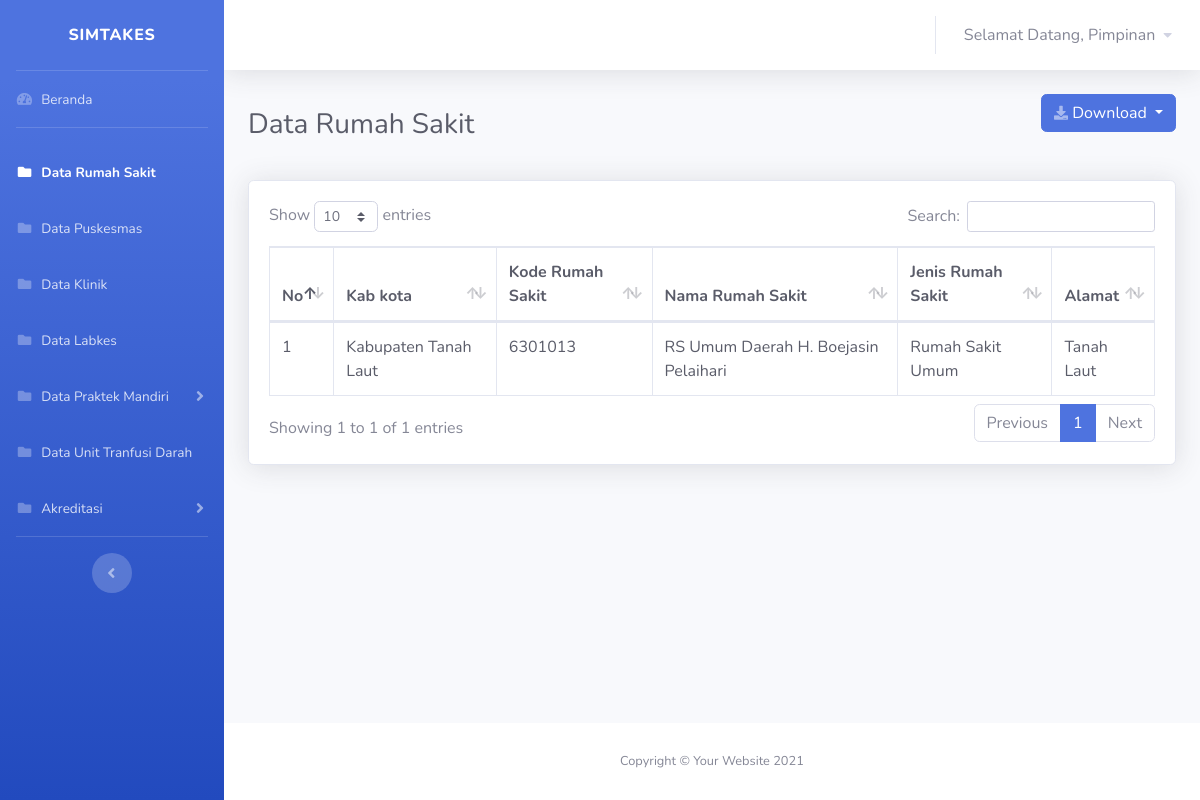
Page /views/pimpinan/rumahsakit/rumahsakit.php (signed in) on the committed database.
### tables this page shows
CREATE TABLE `user` (
  `id_user` int(11) NOT NULL,
  `username` varchar(30) NOT NULL,
  `nama` varchar(100) NOT NULL,
  `password` varchar(30) NOT NULL,
  `id_role` int(11) NOT NULL
);

CREATE TABLE `data_rumahsakit` (
  `idx` int(11) NOT NULL,
  `kabkota` varchar(50) NOT NULL,
  `koderumah` varchar(30) NOT NULL,
  `namarumah` varchar(100) NOT NULL,
  `kategorirumah` varchar(30) NOT NULL,
  `alamat` varchar(100) NOT NULL
);

### koneksi.php (called while the page is built, shortened)
<?php
$koneksi = mysqli_connect("localhost", "root", "", "simtakes") or die(mysqli_error($koneksi));
$username = $_SESSION['username'];
$id_role = $_SESSION['id_role'];
function query($query)
{
    global $koneksi;
    $result = mysqli_query($koneksi, $query);
    $rows = [];
    while ($row = mysqli_fetch_assoc($result)) {
        $rows[] = $row;
    }
    return $rows;
}
?>

### views/pimpinan/rumahsakit/rumahsakit.php (the view, shortened to what this page needs)
<?php
require '../../../koneksi.php';
$rumah = query("SELECT * FROM data_rumahsakit ORDER BY kabkota");
?>
<!DOCTYPE html>
<html lang="en">
<head>
    <link href="../../../vendor/fontawesome-free/css/all.min.css" rel="stylesheet" type="text/css">
    <link href="../../../css/sb-admin-2.min.css" rel="stylesheet">
    <link href="../../../vendor/datatables/dataTables.bootstrap4.min.css" rel="stylesheet">
</head>
<body id="page-top">
    <div id="wrapper">
        <ul class="navbar-nav bg-gradient-primary sidebar sidebar-dark accordion" id="accordionSidebar">
            <a class="sidebar-brand d-flex align-items-center justify-content-center" href="dashboard.php">
                <div class="sidebar-brand-text mx-3">SIMTAKES</div>
            </a>
            <hr class="sidebar-divider my-0">
            <li class="nav-item ">
                <a class="nav-link" href="../dashboard.php">
                    <i class="fas fa-fw fa-tachometer-alt"></i>
                    <span>Beranda</span></a>
            </li>
            <hr class="sidebar-divider">
            <li class="nav-item active">
                <a class="nav-link" href="">
                <i class="fas fa-fw fa-folder"></i>
                    <span>Data Rumah Sakit</span></a>
            </li>
            <li class="nav-item ">
                <a class="nav-link " href="../puskesmas/puskesmas.php" >
                    <i class="fas fa-fw fa-folder"></i>
                    <span>Data Puskesmas</span>
                </a>
            </li>
            <li class="nav-item ">
                <a class="nav-link " href="../klinik/klinik.php" >
                    <i class="fas fa-fw fa-folder"></i>
                    <span>Data Klinik</span>
                </a>
            </li>
            <li class="nav-item">
                <a class="nav-link " href="../labkes/labkes.php" >
                    <i class="fas fa-fw fa-folder"></i>
                    <span>Data Labkes</span>
                </a>
            </li>
            <li class="nav-item">
                <a class="nav-link collapsed" href="#" data-toggle="collapse" data-target="#collapsePages"
                    aria-expanded="true" aria-controls="collapsePages">
                    <i class="fas fa-fw fa-folder"></i>
                    <span>Data Praktek Mandiri</span>
                </a>
            </li>
            <li class="nav-item">
                <a class="nav-link" href="../transfusidarah/transfusidarah.php">
                <i class="fas fa-fw fa-folder"></i>
                    <span>Data Unit Tranfusi Darah</span></a>
            </li>
            <li class="nav-item">
                <a class="nav-link collapsed" href="#" data-toggle="collapse" data-target="#collapseAkreditasi"
                    aria-expanded="true" aria-controls="collapseAkreditasi">
                    <i class="fas fa-fw fa-folder"></i>
                    <span>Akreditasi</span>
                </a>
            </li>
            <hr class="sidebar-divider d-none d-md-block">
            <div class="text-center d-none d-md-inline">
                <button class="rounded-circle border-0" id="sidebarToggle"></button>
            </div>
        </ul>
        <div id="content-wrapper" class="d-flex flex-column">
            <div id="content">
                <nav class="navbar navbar-expand navbar-light bg-white topbar mb-4 static-top shadow">
                    <ul class="navbar-nav ml-auto">
                        <li class="nav-item dropdown no-arrow">
                            <a class="nav-link dropdown-toggle" href="#" id="userDropdown" role="button"
                                data-toggle="dropdown" aria-haspopup="true" aria-expanded="false">
                                <span class="mr-2 d-none d-lg-inline text-gray-600">Selamat Datang,
                                <?php $index = mysqli_query($koneksi,"SELECT nama from user where username='$username' AND id_role = '$id_role'");
                                $row = mysqli_fetch_array($index);
                                if ($row && $row["nama"] == !'') {
                                echo $row['nama'];
                                }else
                                {
                                echo "no class";
                                }
                                ?>
                                </span>
                                    <i class="fas fa-caret-down fa-sm"></i>
                            </a>
                        </li>
                    </ul>
                </nav>
                <div class="container-fluid">
                    <div class="d-sm-flex align-items-center justify-content-between mb-4">
                        <h1 class="h3 mb-0 text-gray-800">Data Rumah Sakit</h1>
                        <div class="d-sm-flex align-items-center justify-content-between mb-4">
                            <div class="btn-group">
                                <button type="button" class="btn btn-primary dropdown-toggle " data-toggle="dropdown" aria-haspopup="true" aria-expanded="false"><i
                                    class="fas fa-download fa-sm text-white-50"></i>
                                    Download
                                </button>
                            </div>
                        </div>
                    </div>
                        <div class="card shadow mb-4">
                            <div class="card-body">
                                <div class="table-responsive">
                                    <table class="table table-bordered text-dark" id="dataTable" width="100%" cellspacing="0">
                                        <thead>
                                            <tr>
                                            <th>No</th>
                                            <th>Kab kota</th>
                                            <th>Kode Rumah Sakit</th>
                                            <th>Nama Rumah Sakit</th>
                                            <th>Jenis Rumah Sakit</th>
                                            <th>Alamat</th>
                                            </tr>
                                        </thead>
                                        <tbody>
                                            <?php $no = 1; ?>
                                            <?php foreach ($rumah as $data_klinik) : ?>
                                            <tr>
                                                <td><?= $no++ ?></td>
                                                <td><?= $data_klinik['kabkota'] ?></td>
                                                <td><?= $data_klinik['koderumah'] ?></td>
                                                <td><?= $data_klinik['namarumah'] ?></td>
                                                <td><?= $data_klinik['kategorirumah'] ?></td>
                                                <td><?= $data_klinik['alamat'] ?></td>
                                            </tr>
                                            <?php endforeach ?>
                                        </tbody>
                                    </table>
                                </div>
                            </div>
                        </div>
                </div>
            </div>
            <footer class="sticky-footer bg-white">
                <div class="container my-auto">
                    <div class="copyright text-center my-auto">
                        <span>Copyright &copy; Your Website 2021</span>
                    </div>
                </div>
            </footer>
        </div>
    </div>
</body>
</html>

### rows in the picture
user: nama "Pimpinan"
data_rumahsakit: kabkota "Kabupaten Tanah Laut", koderumah "6301013", namarumah "RS Umum Daerah H. Boejasin Pelaihari", kategorirumah "Rumah Sakit Umum", alamat "Tanah Laut"
